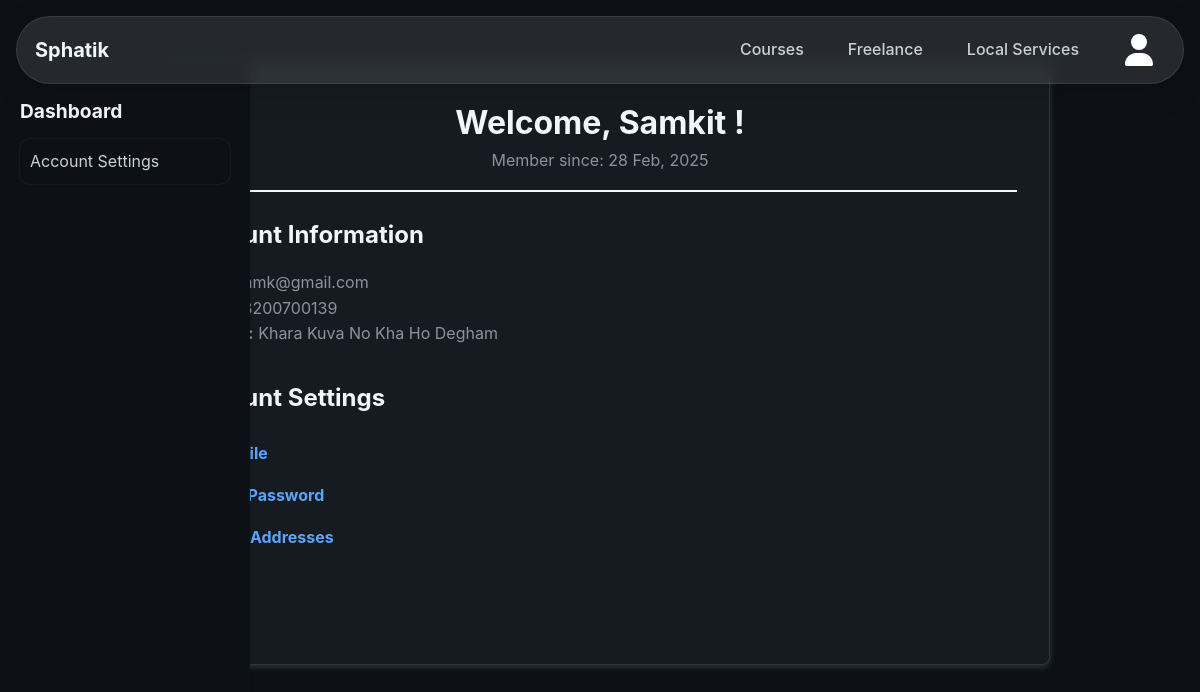
Screenshot of /dashboards/profile.php (signed in) with the database file from the repository.
### tables this page shows
CREATE TABLE `users` (
  `user_id` int(11) NOT NULL,
  `username` varchar(50) NOT NULL,
  `email` varchar(100) NOT NULL,
  `password` varchar(255) NOT NULL,
  `created_at` timestamp NOT NULL DEFAULT current_timestamp(),
  `address` varchar(255) NOT NULL,
  `phone` varchar(10) NOT NULL,
  `status` enum('active','inactive') NOT NULL DEFAULT 'inactive'
);

### dashboards/profile.php (the view, shortened to what this page needs)
<?php
require_once '../includes/db.php';
require_once '../includes/header.php';
$user_id = $_SESSION['id'];
if ($_SESSION['type'] === "member") {
    $selectQ = "SELECT username, email, phone, address, created_at, status, role FROM $tbl_name WHERE $id_name = $user_id";
} else {
    $selectQ = "SELECT username, email, phone, address, created_at FROM $tbl_name WHERE $id_name = $user_id";
}
$res = mysqli_query($conn, $selectQ);
$user = mysqli_fetch_array($res);
?>
<!DOCTYPE html>
<html lang="en">
<head>
    <link rel="stylesheet" href="<?= BASE_URL ?>css/profile.css">
    <link rel="stylesheet" href="<?= BASE_URL ?>css/innerCourse.css">
    <link rel="stylesheet" href="<?= BASE_URL ?>css/form2.css">
</head>
<body>
    <main class="myPage">
        <div class="sidebar">
            <h2>Dashboard</h2>
            <ul>
                <li class="accountSett">Account Settings</li>
            </ul>
        </div>
        <section class="profile-container" id="showProfile">
            <div class="profile-header">
                <h2>Welcome, <?php echo htmlspecialchars($user['username']); ?> !</h2>
                <p>Member since: <?php echo date("d M, Y", strtotime($user['created_at'])); ?></p>
            </div>
            <div class="profile-content">
                <div class="profile-info">
                    <h3>Account Information</h3>
                    <p><strong>Email:</strong> <?php echo htmlspecialchars($user['email']); ?></p>
                    <p><strong>Phone:</strong> <?php echo htmlspecialchars($user['phone']); ?></p>
                    <p><strong>Address:</strong> <?php echo htmlspecialchars($user['address']); ?></p>
                </div>
                <div class="account-settings">
                    <h3>Account Settings</h3>
                    <ul>
                        <form method="post">
                            <li><a href="<?= BASE_URL ?>auth/editprofile.php">Edit Profile</a></li>
                            <li><a href="<?= BASE_URL ?>auth/update_password.php" name="pass">Change Password</a>
                            </li>
                            <li><a href="#" onclick="alert('This feature will be available soon')">Manage
                                    Addresses</a></li>
                            <li><a href="<?= BASE_URL ?>auth/logout.php">Logout</a></li>
                        </form>
                    </ul>
                </div>
            </div>
        </section>
    </main>
</body>
</html>

### css/index.css (style rules this page uses)
* { margin: 0; padding: 0; box-sizing: border-box; }
body { font-family: -apple-system, BlinkMacSystemFont, "Segoe UI", "Noto Sans", Helvetica, Arial, sans-serif; line-height: 1.6; color: var(--text-color); background: var(--bg-dark); }

### css/profile.css (style rules this page uses)
.myPage { margin-top: 4rem; }
.profile-container, .form-container { max-width: 900px; margin: 2.5rem auto; padding: 2rem; background: var(--bg-light); border-radius: 8px; box-shadow: 0 2px 6px var(--border-color); border: 1px solid var(--border-color); transition: transform 0.3s, box-shadow 0.3s; }
.profile-header { text-align: center; padding-bottom: 1rem; border-bottom: 2px solid var(--header-color); }
.profile-header h2 { color: var(--header-color); font-size: 2rem; }
.profile-content { margin-top: 1.5rem; }
.profile-info, .order-history, .account-settings { margin-bottom: 2rem; }
h3 { color: var(--header-color); font-size: 1.5rem; margin-bottom: 1rem; }
p { font-size: 1rem; color: var(--muted-text); }
.account-settings ul { list-style: none; padding: 0; }
.account-settings ul li { padding: 0.5rem 0; }
.account-settings ul li a { text-decoration: none; color: var(--link-color); font-weight: bold; }

### css/innerCourse.css (style rules this page uses)
.sidebar { width: 250px; background: var(--bg-dark); color: var(--text-color); padding: 20px; position: fixed; height: 100%; overflow-y: auto; box-shadow: 1px 0 2px rgba(0, 0, 0, 0.1); }
.sidebar h2 { font-size: 1.2rem; margin: 0.75rem auto; color: var(--header-color); }
.sidebar ul { list-style: none; padding: 0; }
.sidebar ul li { padding: 10px; cursor: pointer; border-radius: 10px; transition: background-color 0.2s; box-shadow: 0 0 2px var(--border-color); margin-bottom: 0.75rem; }

### includes/global.php (style rules this page uses)
:root { --primary-color: #FF4F00; --secondary-color: #FE5A1D; --text-color: #c9d1d9; --bg-dark: #0d1117; --bg-darker: #010409; --bg-light: #161b22; --border-color: #30363d; --link-color: #58a6ff; --header-color: #f0f6fc; --muted-text: #8b949e; --light-gray: #30363d; --white: #f0f6fc; --error-bg: #f8d7da; --error-text: #721c24; --error-border: #f5c6cb; }

### rows the page displays
users: username "Samkit", created_at "28 Feb, 2025", email "samk@gmail.com", phone "8200700139", address "Khara Kuva No Kha Ho Degham"
